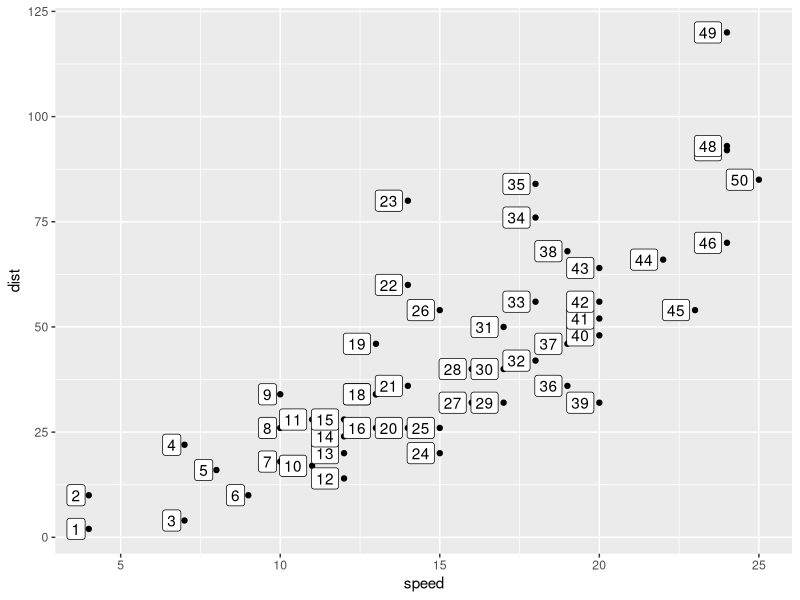
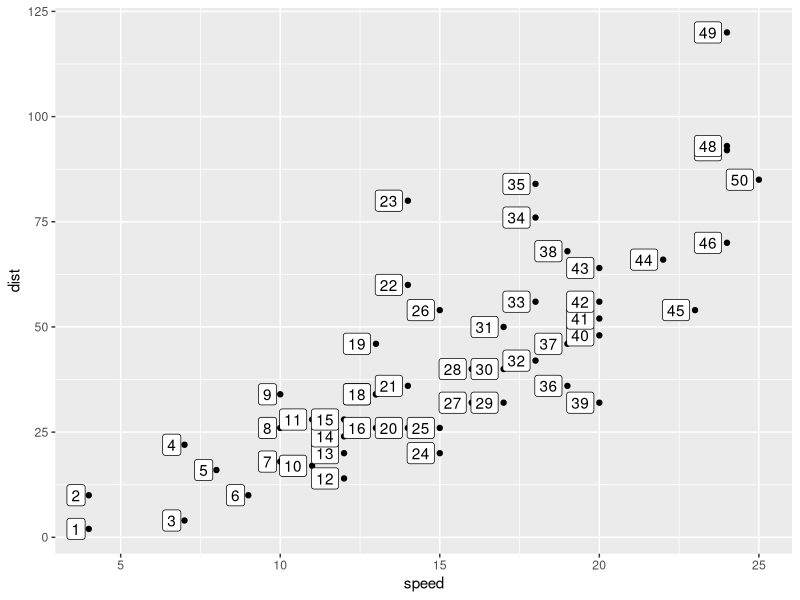
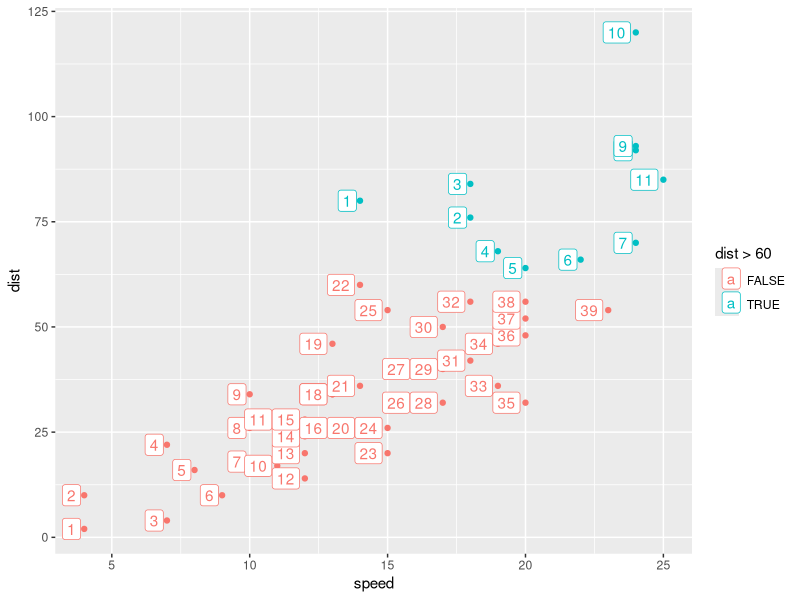

Here is the R script that generated these plots, in order:
## ---- chunk 1
knitr::opts_chunk$set(echo = TRUE, message = F, warning = F)
## ---- chunk 2
library(tidyverse)
cars %>% 
  mutate(id_number = 1:n()) %>% 
  ggplot() + 
  aes(x = speed, y = dist) + 
  geom_point() + 
  geom_label(aes(label = id_number), 
             hjust = 1.2)
## ---- chunk 3
compute_group_row_number <- function(data, scales){
  
  data %>% 
    # add an additional column called label
    mutate(label = 1:n())
  
}

# step 1b test the computation function 
cars %>% 
  # input must have required aesthetic inputs 
  rename(x = speed, y = dist) %>% 
  compute_group_row_number() %>% 
  head()
## ---- chunk 4
StatRownumber <- ggplot2::ggproto(`_class` = "StatRownumber",
                                  `_inherit` = ggplot2::Stat,
                                  required_aes = c("x", "y"),
                                  compute_group = compute_group_row_number)
## ---- chunk 5
geom_label_row_number <- function(mapping = NULL, data = NULL,
                           position = "identity", na.rm = FALSE,
                           show.legend = NA,
                           inherit.aes = TRUE, ...) {
  ggplot2::layer(
    stat = StatRownumber, # proto object from step 2
    geom = ggplot2::GeomLabel, # inherit other behavior
    data = data, 
    mapping = mapping,
    position = position, 
    show.legend = show.legend, 
    inherit.aes = inherit.aes,
    params = list(na.rm = na.rm, ...)
  )
}
## ---- chunk 6
cars %>% 
  ggplot() + 
  aes(x = speed, y = dist) + 
  geom_point() + 
  geom_label_row_number(hjust = 1.2) # function in action

last_plot() + 
  aes(color = dist > 60) # Computation is within group
## ---- chunk 7

## ---- chunk 8

## ---- chunk 9

## ---- chunk 10

## ---- chunk 11

## ---- chunk 12

## ---- chunk 13

## ---- chunk 14
